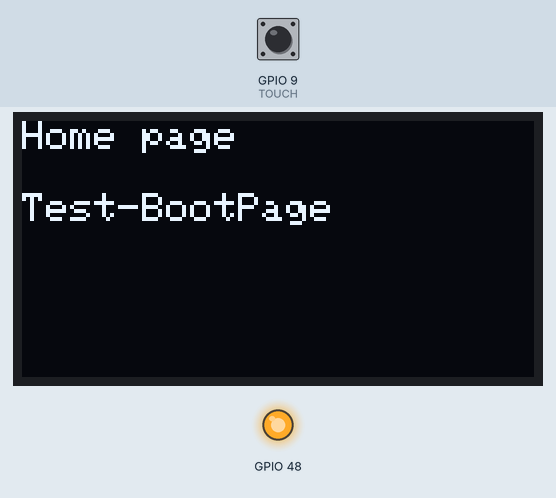
Recording of a sketch running on a simulated ESP32-S3. Parts: 128×64 one-colour display, output pins drawn as LEDs (lit = HIGH). The test bench sets the inputs (shaded band); at power-on: GPIO 9 (TOUCH) HIGH. What the sketch prints to the serial monitor is not drawn.

Above: at 1.2 s.
1.3 s: GPIO 9 (TOUCH) pulled LOW for 3.2 s
At 5.3 s:
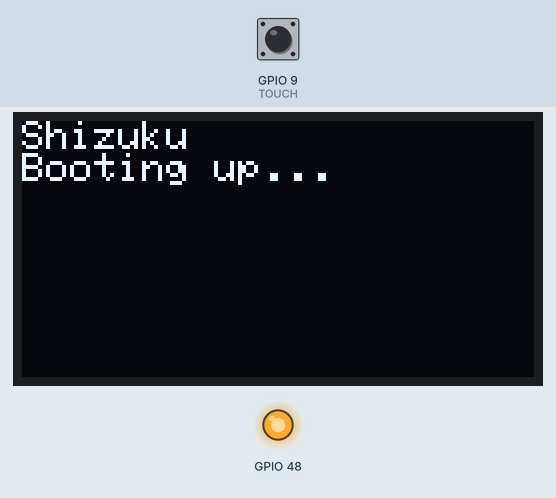
7.0 s: GPIO 9 (TOUCH) pulled LOW for 0.15 s
At 8.3 s:
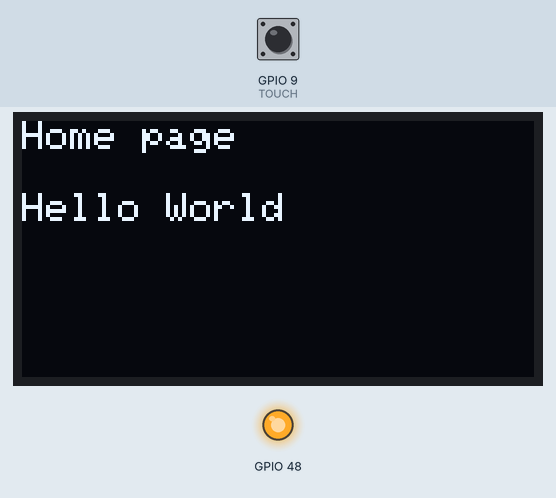
8.6 s: GPIO 9 (TOUCH) pulled LOW for 1 s
At 10.8 s:
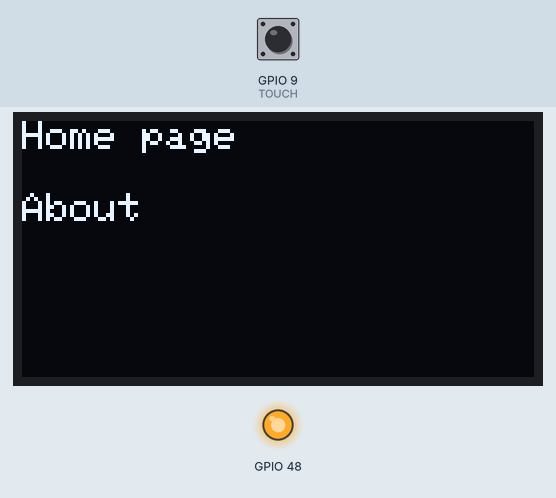
11.1 s: GPIO 9 (TOUCH) pulled LOW for 3.2 s
At 14.6 s:
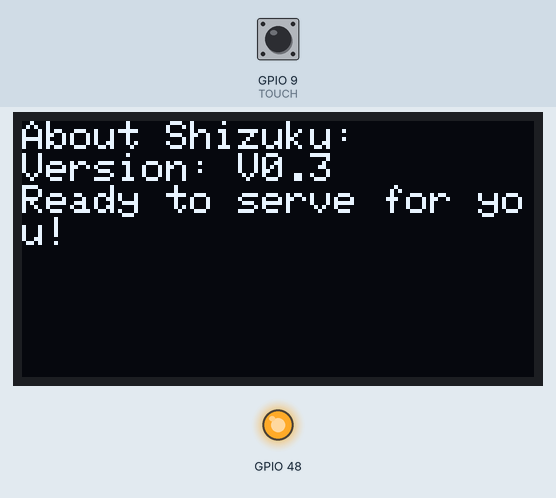
Timing chart, 0 to 16.1 s (numbered marks = the images above; inputs shaded):
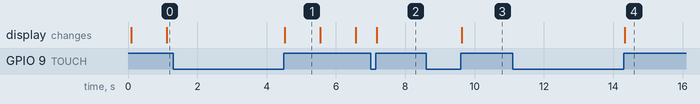

The sketch:

Shizuku.ino
```cpp
#include <Arduino.h>
#include <Adafruit_GFX.h>
#include <Adafruit_SSD1306.h>
#include <SPI.h>

#define OLED_CS 7
#define OLED_RESET 10
#define OLED_DC 6
#define SCREEN_WIDTH  128
#define SCREEN_HEIGHT 64

#define ITEM_BOOTPAGE_PREVIEW 0
#define HELLO_WORLD 1
#define ABOUT 2

Adafruit_SSD1306 display(SCREEN_WIDTH, SCREEN_HEIGHT,
  &SPI, OLED_DC, OLED_RESET, OLED_CS);

// 引脚
#define TOUCH 9

#define BTN_SHORT_PRESS 1
#define BTN_LONG_PRESS 2

// 绘制启动界面
void DBootPage(){
  display.clearDisplay();
  display.setCursor(0,0);
  display.println(F("Shizuku"));
  display.println(F("Booting up..."));
  display.display();
}

// 绘制主页
void DHomePage(){
  display.clearDisplay();
  display.setCursor(0,0);
  display.println(F("Home page"));
  display.println(F(" "));
  display.println(F("Hello world!"));
  display.println(F("Have a nice day!"));
  display.display();
}

// 绘制项
void DItem(uint8_t item){
  Serial.println("[Display] Draw item");
  switch(item){
    case ITEM_BOOTPAGE_PREVIEW:
      display.fillRect(0, 16, 128, 16, SSD1306_BLACK);
      display.setCursor(0, 18);
      display.print(F("Test-BootPage"));
      display.display();
      break;
    case HELLO_WORLD:
      display.fillRect(0, 16, 128, 16, SSD1306_BLACK);
      display.setCursor(0, 18);
      display.print(F("Hello World"));
      display.display();
      break;
    case ABOUT:
      display.fillRect(0, 16, 128, 16, SSD1306_BLACK);
      display.setCursor(0, 18);
      display.print(F("About"));
      display.display();
      break;
    default: Serial.printf("[Display] item = %d\n", item);
  }
}

// 绘制HelloWorld页
void DHelloWorld(){
  display.clearDisplay();
  display.setCursor(0,0);
  display.println(F("Hello World!"));
  display.display();
}

// 绘制关于页
void DAbout(){
  display.clearDisplay();
  display.setCursor(0,0);
  display.println(F("About Shizuku:"));
  display.println(F("Version: V0.3"));
  display.println(F("Ready to serve for you!"));
  display.display();
}

// 按键扫描
uint8_t ScanKey() {
  uint8_t btn = 0;
  int press_tick = 0;
  int duration = 0;
  while (digitalRead(TOUCH) == LOW){
    delay(10);
    press_tick = millis();
    while (digitalRead(TOUCH) == LOW) duration = millis() - press_tick;
  }
  if(duration > 1000){
    Serial.println("[debug] Trigger Long Press");
    return BTN_LONG_PRESS;
  }
  if(duration > 0 && duration < 1000){
    Serial.println("[debug] Trigger Short Press");
    return BTN_SHORT_PRESS;
  }
  return 0;
}

// 预览启动页面
void BootPagePreview(){
  Serial.println("[BootPagePreview]");
  DBootPage();
  delay(1000);
}

// 你好,世界
void HelloWorld(){
  Serial.println("[HelloWorld]");
  DHelloWorld();
  while(1){
    switch(ScanKey()){
      case BTN_SHORT_PRESS:
        break;
      case BTN_LONG_PRESS:
        return;
    }
  }
}

void About(){
  Serial.println("[About]");
  DAbout();
  while(1){
    switch(ScanKey()){
      case BTN_SHORT_PRESS:
        break;
      case BTN_LONG_PRESS:
        return;
    }
  }
}

// 主页
void HomePage(){
  DHomePage();
  delay(1000);
  uint8_t currentItem = 0;
  DItem(currentItem);
  while(1){
    switch(ScanKey()){
      case BTN_SHORT_PRESS:
        Serial.println("[debug] Next");
        if(++currentItem > ABOUT) currentItem = 0;
        DItem(currentItem);
        break;
      case BTN_LONG_PRESS:
        Serial.println("[debug] Enter");
        switch(currentItem){
          case ITEM_BOOTPAGE_PREVIEW: BootPagePreview(); break;
          case HELLO_WORLD: HelloWorld(); break;
          case ABOUT: About(); break;
          default: Serial.printf("[debug] Enter item %d\n", currentItem);
        }
        return;
    }
  }
}

void setup() {
  Serial.begin(115200);
  delay(10);
  Serial.println("\n[Shizuku] Booting...");
  display.begin(SSD1306_SWITCHCAPVCC);
  display.setFont();
  display.setTextSize(1);
  display.setTextColor(SSD1306_WHITE);
  display.clearDisplay();
  DBootPage();
  // GPIO配置
  pinMode(TOUCH, INPUT_PULLUP);
  pinMode(LED_BUILTIN, OUTPUT);
  digitalWrite(LED_BUILTIN, HIGH);
  Serial.println("[Shizuku] Shizuku V0.3 Ready!");
}

void loop() {
  HomePage();
}
```

Measured:
- after the input at 1.3 s, the display: changes after 3.2 s (image 1)
- after the input at 7.0 s, the display: changes after 0.18 s (image 2)
- after the input at 8.6 s, the display: changes after 1.0 s (image 3)
- after the input at 11.1 s, the display: changes after 3.2 s (image 4)
- what the display in image 1 shows lasts 1.1 s, from 4.5 s to 5.6 s
